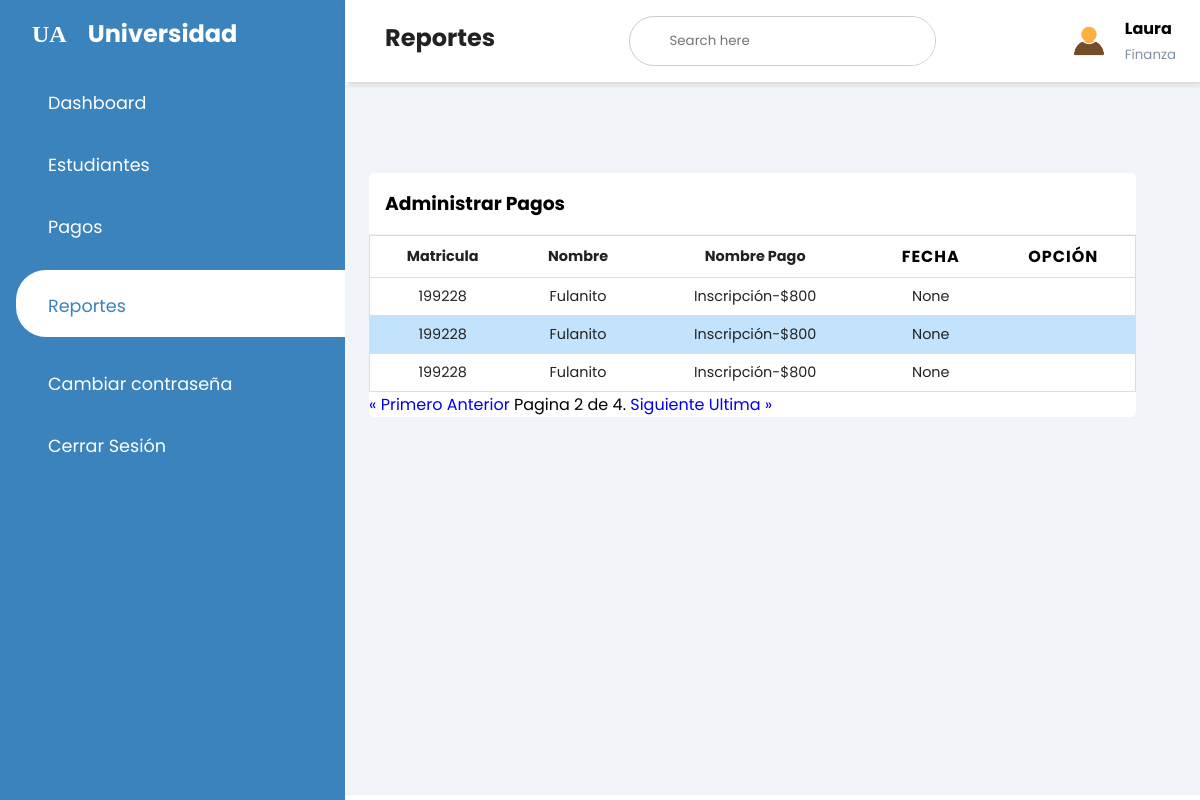
Screenshot of /finance/report/?page=2 (signed in) with the database file from the repository.
### pagos/models.py (models this page shows, shortened)
class Finanza(models.Model):
    ESTATUS = (
			('Activo', 'Activo'),
			('Inactivo', 'Inactivo'),
			)
    user = models.OneToOneField(User, null=True, blank=True, on_delete=models.CASCADE)
    nombre = models.CharField(max_length=100)
    apellido_paterno = models.CharField(max_length=100)
    apellido_materno = models.CharField(max_length=100)
    clave_plantel = models.ForeignKey(Plantel, null=True, blank=True, on_delete=models.CASCADE)
    estatus = models.CharField(max_length=100, choices=ESTATUS)

class Tramite(models.Model):
    ESTADO = (
			('Completado', 'Completado'),
			('En Progreso', 'En Progreso'),
            ('Deuda', 'Deuda'),
			)
    clave_alumno = models.ForeignKey(Alumno, null=True, blank=True, on_delete=models.CASCADE)
    clave_pago = models.ForeignKey(Pago, null=True, blank=True, on_delete=models.CASCADE)
    fecha_tramitado = models.DateTimeField(auto_now_add=True, null=True)
    encargado_tramite = models.ForeignKey(Finanza, null=True, blank=True, on_delete=models.CASCADE)
    pago_parcial = models.CharField(max_length=100)
    proximo_pago = models.DateField(auto_now_add=False, null=True, blank=True)
    monto_adeudo = models.IntegerField(null=True, blank=True)
    estado = models.CharField(max_length=100, choices=ESTADO)

class Alumno(models.Model):
    ESTATUS = (
			('Activo', 'Activo'),
			('Baja', 'Baja'),
            ('Graduado', 'Graduado'),
			)
    matricula = models.CharField(max_length=100, primary_key=True)
    user = models.OneToOneField(User, null=True, blank=True, on_delete=models.CASCADE)
    email = models.CharField(max_length=100,null=True, blank=True)
    nombre = models.CharField(max_length=100,null=True, blank=True)
    apellido = models.CharField(max_length=150, null=True, blank=True)
    direccion = models.CharField(max_length=100, null=True, blank=True)
    telefono = models.CharField(max_length=12, null=True, blank=True)
    clave_carrera = models.ForeignKey(Carrera, null=True, blank=True, on_delete=models.CASCADE)
    clave_plantel = models.ForeignKey(Plantel, null=True, blank=True, on_delete=models.CASCADE)
    estatus = models.CharField(max_length=100, choices=ESTATUS, default=ESTATUS[0][0])

class Pago(models.Model):
    tipo_pago = models.CharField(max_length=200)
    monto = models.IntegerField(null=True)
    def __str__(self):
        return self.tipo_pago+'-$'+str(self.monto)

### core/decorators.py (the view)
		def wrapper_func(request, *args, **kwargs):
			group = None
			if request.user.groups.exists():
				group = request.user.groups.all()[0].name
			if group in allowed_roles:
				return view_func(request, *args, **kwargs)
			else:
				return HttpResponse('No estás autorizado a ver esta página')

### finance/views.py (called while the page is built)
@login_required(login_url='login')
@allowed_users(allowed_roles=['finanza'])
def reporte(request):
    busqueda = request.GET.get('buscar')
    perfil = request.user.finanza
    pago = Tramite.objects.all()
    if busqueda:
        pago = Tramite.objects.filter(clave_alumno=busqueda)
    paginator = Paginator(pago, 5)
    page_number = request.GET.get('page')
    page_obj = paginator.get_page(page_number)
    return render(request,'finance/reportes.html',{'perfil':perfil, 'page_obj': page_obj})

### finance/templates/finance/reportes.html (shortened to what this page needs)
{% extends 'core/base_finance.html' %}
{% load static %}
{% block titleheader %}Reportes{% endblock %}
{% block content %}
<div class="recent-grid">
	<div class="projects">
		<div class="card">
			<div class="card-header">
				<h3>Administrar Pagos</h3>
			</div>
			<div class="card-body">
				<div class="table-responsive">
					{% if page_obj %}
					<table width="100%">
						<thead>
							<tr>
								<td>Matricula</td>
								<td>Nombre</td>
								<td>Nombre Pago</td>
								<th>Fecha</th>
								<th>Opción</th>
							</tr>
						</thead>
						<tbody>
							{% for pagos in page_obj %}
							{% if pagos.estado != "Completado" %}
							<tr>
								<td data-label="Matricula:" >{{pagos.clave_alumno.matricula}}</td>
								<td data-label="Nombre:" >{{pagos.clave_alumno.nombre}}</td>
								<td data-label="Nombre Pago:" >{{pagos.clave_pago}}</td>
								<td data-label="Monto Adeudo:" >{{pagos.proximo_pago}}</td>
								<td data-label="Realizar Cobro:" >
								</td>
							</tr>
							{% endif %}
							{% endfor %}
						</tbody>
					</table>
					{% else %}
						<h1>No Existen Adeudos</h1>
					{% endif %}
					<div class="pagination">
						<span class="step-links">
							{% if page_obj.has_previous %}
								<a class="paginador" href="?page=1">&laquo; Primero</a>
								<a class="paginador" href="?page={{ page_obj.previous_page_number }}">Anterior</a>
							{% endif %}
							<span class="current">
								Pagina {{ page_obj.number }} de {{ page_obj.paginator.num_pages }}.
							</span>
							{% if page_obj.has_next %}
								<a class="paginador" href="?page={{ page_obj.next_page_number }}">Siguiente</a>
								<a class="paginador" href="?page={{ page_obj.paginator.num_pages }}">Ultima &raquo;</a>
							{% endif %}
						</span>
					</div>
				</div>
			</div>
		</div>
	</div>
</div>
{% endblock %}

### core/templates/core/base_finance.html (shortened to what this page needs)
{% load static %}
{% load pwa %}
<!DOCTYPE html>
<html lang="en">
<head>
    <link rel = "stylesheet" href = "https://maxst.icons8.com/vue-static/landings/line-awesome/line-awesome/1.3.0/css/line-awesome.min.css" >
    <link rel="stylesheet" href="{% static 'core/css/style.css' %}">
    <link rel="stylesheet" href="{% static 'core/css/tablas.css' %}">
    <link rel="stylesheet" href="{% static 'core/css/toast.css' %}">
</head>
<body>
    <div class="sidebar">
        <div class="sidebar-brand">
            <h2>
                <span>UA</span>
                <span>Universidad</span>
            </h2>
        </div>
        <div class="sidebar-menu">
            <ul>
                <li>
                    <a href="{% url 'home_finance' %}" class="{% if request.path == '/finance/' %}active{% endif %}">
                        <span class="las la-igloo"></span>
                        <span>Dashboard</span>
                    </a>
                </li>
                <li>
                    <a href="{% url 'student_finance' %}" class="{% if request.path == '/finance/student/' %}active{% endif %}">
                        <span class="las la-users"></span>
                        <span>Estudiantes</span>
                    </a>
                </li>
                <li>
                    <a href="{% url 'payments_finance' %}" class="{% if request.path == '/finance/payments/' %}active{% endif %}">
                        <span class="las la-clipboard-list"></span>
                        <span>Pagos</span>
                    </a>
                </li>
                <li>
                    <a href="{% url 'report_finance' %}" class="{% if request.path == '/finance/report/' %}active{% endif %}">
                        <span class="las la-clipboard"></span>
                        <span>Reportes</span>
                    </a>
                </li>
                <li>
                    <a href="{% url 'password_finance' %}" class="{% if request.path == '/finance/reset_password/' %}active{% endif %}">
                        <span class="las la-user-circle"></span>
                        <span>Cambiar contraseña</span>
                    </a>
                </li>
                <li>
                    <a href="{% url 'logout' %}">
                        <span class="la la-sign-out"></span>
                        <span>Cerrar Sesión</span>
                    </a>
                </li>
            </ul>
        </div>
    </div>
    <div class="main-content">
        <header>
            <h2>
                <label for="nav-toggle">
                    <span class="las la-bars"></span>
                </label>
                {% block titleheader %} {% endblock %}
            </h2>
            <div class="search-wrapper">
                <input type="search" placeholder="Search here">
            </div>
            <div class="user-wrapper">
                <img src="{% static 'core/img/avatar.jpg' %}" width="40px" height="40px" alt="">
                <div>
                    <h4>{{perfil.nombre}}</h4>
                    <small>Finanza</small>
                </div>
            </div>
        </header>
        <main>
          {% block content %}{% endblock %}
        </main>
    </div>
</body>
</html>

### core/static/core/css/style.css (style rules this page uses)
* { padding: 0; margin: 0; box-sizing: border-box; list-style-type: none; text-decoration: none; font-family: 'Poppins', sans-serif; }
.sidebar { width: 345px; position: fixed; left: 0; top: 0; height: 100%; background: var(--main-color); z-index: 100; transition: width 300ms; }
.sidebar-brand { height: 90; padding: 1rem 0rem 1rem 2rem; color: white; }
.sidebar-brand span { display: inline-block; padding-right: 1rem; }
.sidebar-brand span:first-child { font-family: fantasy; font-size: 1.5rem; }
.sidebar-menu { margin-top: 1rem; }
.sidebar-menu li { width: 100%; margin-bottom: 1.7rem; padding-left: 1rem; }
.sidebar-menu a { padding-left: 1rem; display: block; color: #fff; font-size: 1.1rem; }
.sidebar-menu a.active { background: #fff; padding-top: 1rem; padding-bottom: 1rem; color: var(--main-color); border-radius: 30px 0px 0px 30px; }
.sidebar-menu a span:first-child { font-size: 1.5rem; padding-right: 1rem; }
.main-content { transition: margin-left 300ms; margin-left: 345px; }
header { background: #fff; display: flex; justify-content: space-between; padding: 1rem 1.5rem; box-shadow: 2px 2px 5px rgba(0, 0, 0, 0.2); position: fixed; left: 345px; width: calc(100% - 345px); top: 0; z-index: 100; transition: left 300ms; }
header h2 { color: #222; }
header label span { font-size: 1.7rem; padding-right: 1rem; }
.search-wrapper { border: 1px solid #ccc; border-radius: 30px; height: 50px; display: flex; align-items: center; overflow-x: hidden; }
.search-wrapper input { height: 100%; padding: .5rem; border: none; outline: none; }
.user-wrapper { display: flex; align-items: center; }
.user-wrapper img { border-radius: 50%; margin-right: 1rem; }
.user-wrapper small { display: inline-block; color: var(--text-grey); }
main { margin-top: 85px; padding: 2rem 1.5rem; background: #f1f5f9; min-height: calc(100vh - 90px); }
.recent-grid { margin-top: 3.5rem; display: grid; grid-gap: 2rem; grid-template-columns: 95% auto; }
.card { background: #fff; border-radius: 5px; }
.card-header { padding: 1rem; }
.card-header { display: flex; justify-content: space-between; align-items: center; border-bottom: 1px solid #f0f0f0; }
table { border-collapse: collapse; }
thead tr { border-top: 1px solid #f0f0f0; border-bottom: 1px solid #f0f0f0; }
thead td { font-weight: 700; }
td { padding: .5rem 1rem; font-size: .9rem; color: #222; }
.table-responsive { width: 100%; overflow-x: auto; }

### core/static/core/css/tablas.css (style rules this page uses)
table { border: 1px solid #ccc; width: 100%; margin: 0; padding: 0; border-collapse: collapse; border-spacing: 0; }
table tr { border: 1px solid #ddd; padding: 5px; }
table tr:nth-child(even) { background-color: var(--color-blue); }
table td, table th { padding: 8px; text-align: center; }
table th { text-transform: uppercase; font-family: 18px; letter-spacing: 1px; }

### core/static/core/css/config.css (style rules this page uses)
:root { --main-color: #3B83BD; --color-dark: #1D2231; --text-grey: #8390A2; --color-blue: #C3E3FD; --color-hover: #C9E9FC; }

### rows the page displays
Finanza: nombre "Laura"
Tramite: clave_alumno.matricula "199228", clave_alumno.nombre "Fulanito", clave_pago "Inscripción-$800", proximo_pago "None"
Tramite: clave_alumno.matricula "199228", clave_alumno.nombre "Fulanito", clave_pago "Inscripción-$800", proximo_pago "None"
Tramite: clave_alumno.matricula "199228", clave_alumno.nombre "Fulanito", clave_pago "Inscripción-$800", proximo_pago "None"

### other values shown
{{ page_obj.number }} "2"
{{ page_obj.paginator.num_pages }} "4"
